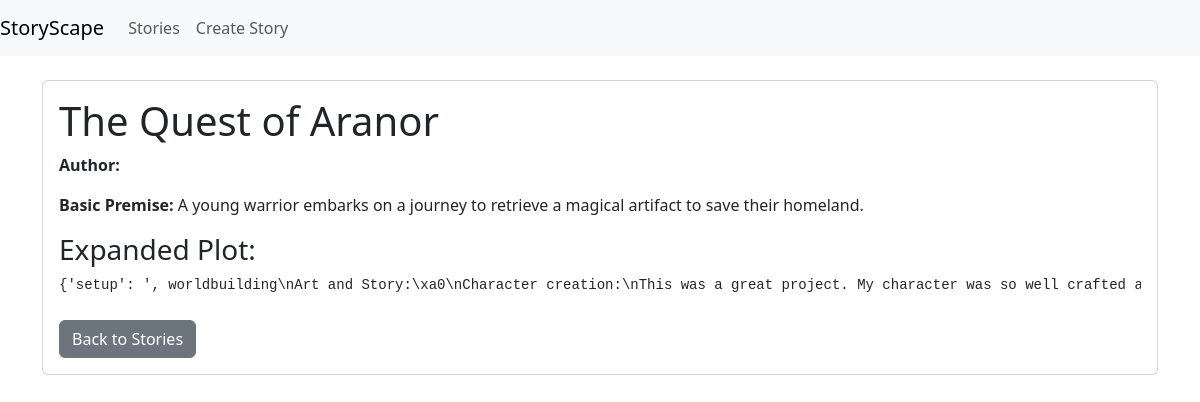
The app's page /api/story/3/ with its own data.
### core/models.py (models this page shows, shortened)
class Story(models.Model):
    title = models.CharField(max_length=200)
    author = models.CharField(max_length=100)
    basic_premise = models.TextField()
    expanded_plot = models.JSONField(null=True,blank=True)  # To store story segments
    created_at = models.DateTimeField(auto_now_add=True)
    updated_at = models.DateTimeField(auto_now=True)

### core/views.py (the view)
# urls.py: path('story/<int:pk>/', views.story_detail, name='story_detail'),
def story_detail(request, pk):
    story = get_object_or_404(Story, pk=pk)
    return render(request, 'core/story_detail.html', {'story': story})

### core/templates/core/story_detail.html
{% extends "core/base.html" %}
{% block content %}
<div class="card">
    <div class="card-body">
        <h1>{{ story.title }}</h1>
        <p><strong>Author:</strong> {{ story.author }}</p>
        <p><strong>Basic Premise:</strong> {{ story.basic_premise }}</p>
        <h3>Expanded Plot:</h3>
        <pre class="mb-4">{{ story.expanded_plot }}</pre>
        <div class="btn-group">
            <a href="{% url 'story_list' %}"
               class="btn btn-secondary">Back to Stories</a>
        </div>
    </div>
</div>
{% endblock %}

### records on screen
Story: title "The Quest of Aranor", basic_premise "A young warrior embarks on a journey to retrieve a magical artifact to save their homeland.", expanded_plot "{'setup': ', worldbuilding\\nArt and Story:\\xa0\\nCharacter creation:\\nThis was a great project. My character was so well crafted…"
